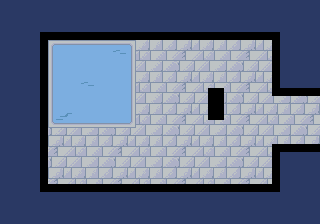

This is a level from a 2D game, rendered from its Tiled map with the project's own tilesets. A one-line summary and the map file follow, with tile-layer data summarised:
An orthogonal 40x28 tile map with 8x8 px tiles, 3 tile layers (gfx, walls, spikes) and 3 objects (3x Enemy).

<map version="1.10" tiledversion="1.10.2" orientation="orthogonal" renderorder="right-down" width="40" height="28" tilewidth="8" tileheight="8" infinite="0" nextlayerid="6" nextobjectid="7">
 <tileset firstgid="1" source="water-temple.tsx" />
 <layer id="1" name="gfx" width="40" height="28">
  <data>[1120 cells, 1120 non-empty, 64 distinct tile ids]</data>
 </layer>
 <layer id="2" name="walls" width="40" height="28">
  <data>[1120 cells, 100 non-empty, 1 distinct tile ids]</data>
 </layer>
 <layer id="3" name="spikes" width="40" height="28">
  <data>[1120 cells, 8 non-empty, 1 distinct tile ids]</data>
 </layer>
 <objectgroup id="4" name="objs">
  <object id="3" name="Octopus" type="Enemy" x="248" y="80">
   <point />
  </object>
  <object id="4" name="Octopus" type="Enemy" x="80" y="88">
   <point />
  </object>
  <object id="6" name="Siren" type="Enemy" x="144" y="152">
   <properties>
    <property name="flags" type="int" value="2" />
    <property name="health" type="int" value="5" />
    <property name="strength" type="int" value="2" />
    <property name="walk" value="L120,R120" />
   </properties>
   <point />
  </object>
 </objectgroup>
</map>
